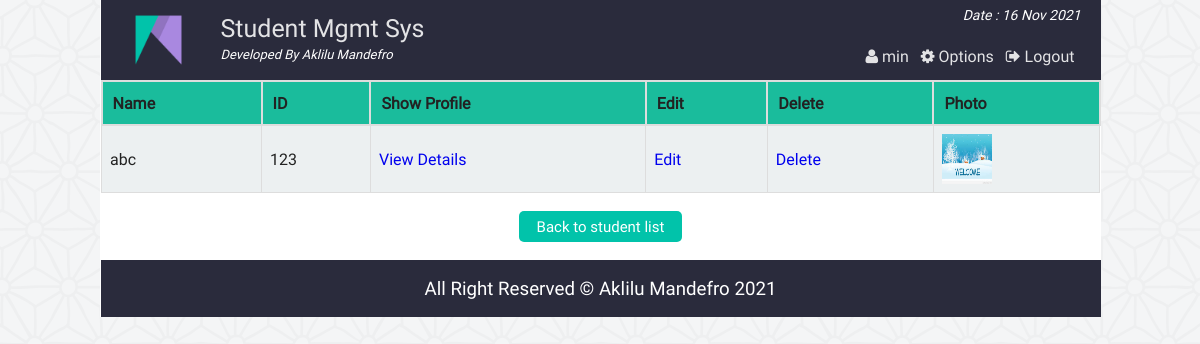
Page /admin_search_student.php?src_student=123 (signed in) on the committed database.
### tables this page shows
CREATE TABLE `st_info` (
  `st_id` int(11) NOT NULL,
  `name` varchar(100) NOT NULL,
  `password` varchar(32) NOT NULL,
  `email` varchar(50) NOT NULL,
  `bday` date NOT NULL,
  `program` varchar(10) NOT NULL,
  `contact` varchar(20) NOT NULL,
  `gender` varchar(10) NOT NULL,
  `address` varchar(255) NOT NULL,
  `img` varchar(255) DEFAULT NULL
);

### php/functions.php (called while the page is built, shortened)
<?php
class login_registration_class{
	public function search($query){
		global $conn;
		$result = $conn->query("SELECT * FROM st_info WHERE (st_id LIKE '%".$query."%'
							OR name LIKE '%".$query."%'
								OR contact LIKE '%".$query."%'
									OR email LIKE '%".$query."%') order by st_id");
		return $result;
	}
};
?>

### admin_search_student.php (the view, shortened to what this page needs)
<?php
	require "php/config.php";
	require_once "php/functions.php";
	$user = new login_registration_class();
?>
<?php
include "php/headertop_admin.php";
?>
	<div class="search_result">
		<table class="tab_one">
			<?php
				$key = $_GET['src_student'];
				$min_length = 1;
				if(strlen($key) >= $min_length){
					$key = htmlspecialchars($key);
					$src_result = $user->search($key);
					$count = $src_result->num_rows;
					if($count>0){
			?>
			<tr>
				<th>Name</th>
				<th>ID</th>
				<th>Show Profile</th>
				<th>Edit</th>
				<th>Delete</th>
				<th>Photo</th>
			</tr>
			<?php
					while($rows = $src_result->fetch_assoc()){
			?>
			<tr>
				<td><?php echo $rows['name'];?></td>
				<td><?php echo $rows['st_id'];?></td>
				<td><a href="admin_single_student.php?id=<?php echo $rows['st_id'];?>">View Details</a></td>
				<td><a href="admin_single_student_update.php?id=<?php echo $rows['st_id'];?>">Edit</a></td>
				<td><a href="admin_delete_student.php?id=<?php echo $rows['st_id'];?>">Delete</a></td>
				<td><img src="img/student/<?php echo $rows['img'];?>" width="50px" height="50px" title="<?php echo $rows['name'];?>" /></td>
			</tr>
			<?php } ?>
			</table>
		<?php
		}else{
				echo "<h2 style='font-size:45px;text-align:center;color:#ddd;'>Opps....No result found !</h2>";
			}
		}else{
			  echo "<h2 style='font-size:45px;text-align:center;color:#ddd;'>Opps....No result found !</h2>";
		}
		?>
		<div class="back fix">
			<p style="text-align:center"><a href="admin_all_student.php"><button class="editbtn">Back to student list</button></a></p>
		</div>
	</div>
<?php include "php/footerbottom.php";?>

### css/main.css (style rules this page uses)
html { color: #222; font-size: 1em; line-height: 1.4; }
audio, canvas, iframe, img, svg, video { vertical-align: middle; }
a { text-decoration:none; }
.fix { overflow:hidden; }
body { font-family:roboto !important; background:url(../img/ptrn.png) repeat fixed; }
.st_reg th, td { padding: 8px; }
table.tab_one { width:100%; }
table.tab_one th { background:#1abc9c; padding:10px; font-weight:bold; text-align:left; }
table.tab_one td { border:1px solid #ddd; padding:8px; }
table.tab_one td a { text-decoration:none; }
table.tab_one tr:nth-child(odd) { background:#ddd; }
table.tab_one tr:nth-child(even) { background:#ecf0f1; }
.editbtn { background-color: #01C3AA; border: none; border-radius:5px; color: white; padding: 5px 18px; text-align: center; text-decoration: none; display: inline-block; font-size: 15px; margin: 2px 1px; cursor: pointer; }
table.att_tab tr,td,th { border:2px solid #ddd; border-collapse:collapse; padding:8px; }

### rows in the picture
st_info: name "abc", st_id "123", img (picture)

### other values in the picture
$admin_name "min"
